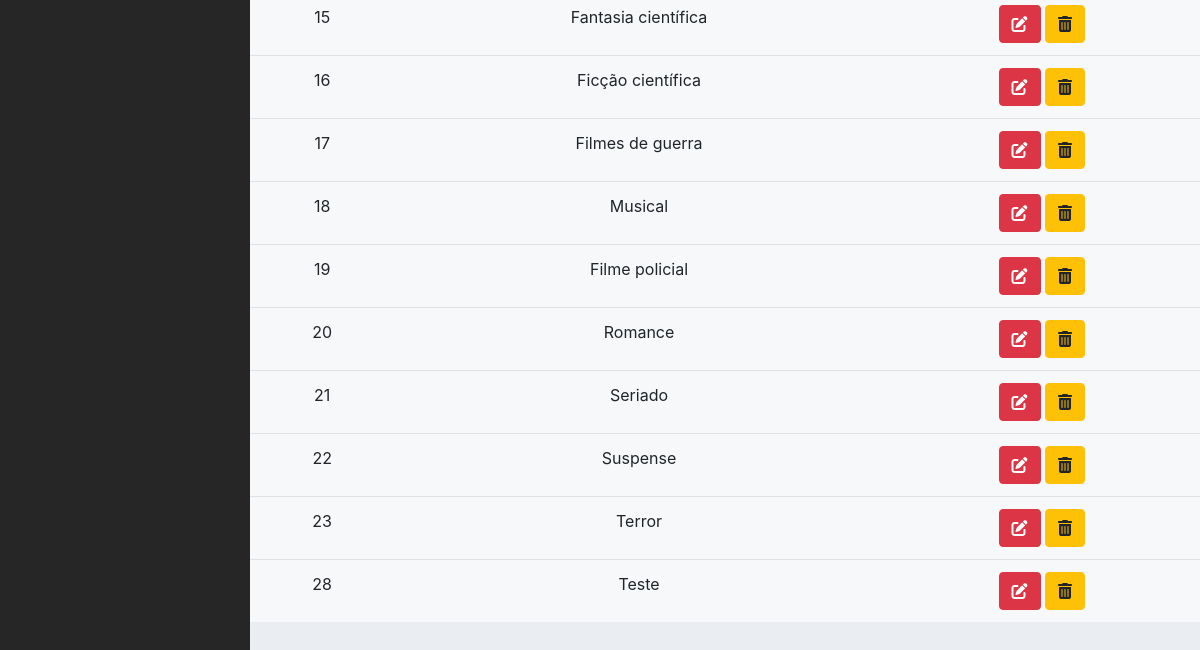
Before: /admin/genero.php (signed in, lower part) with the older database file.
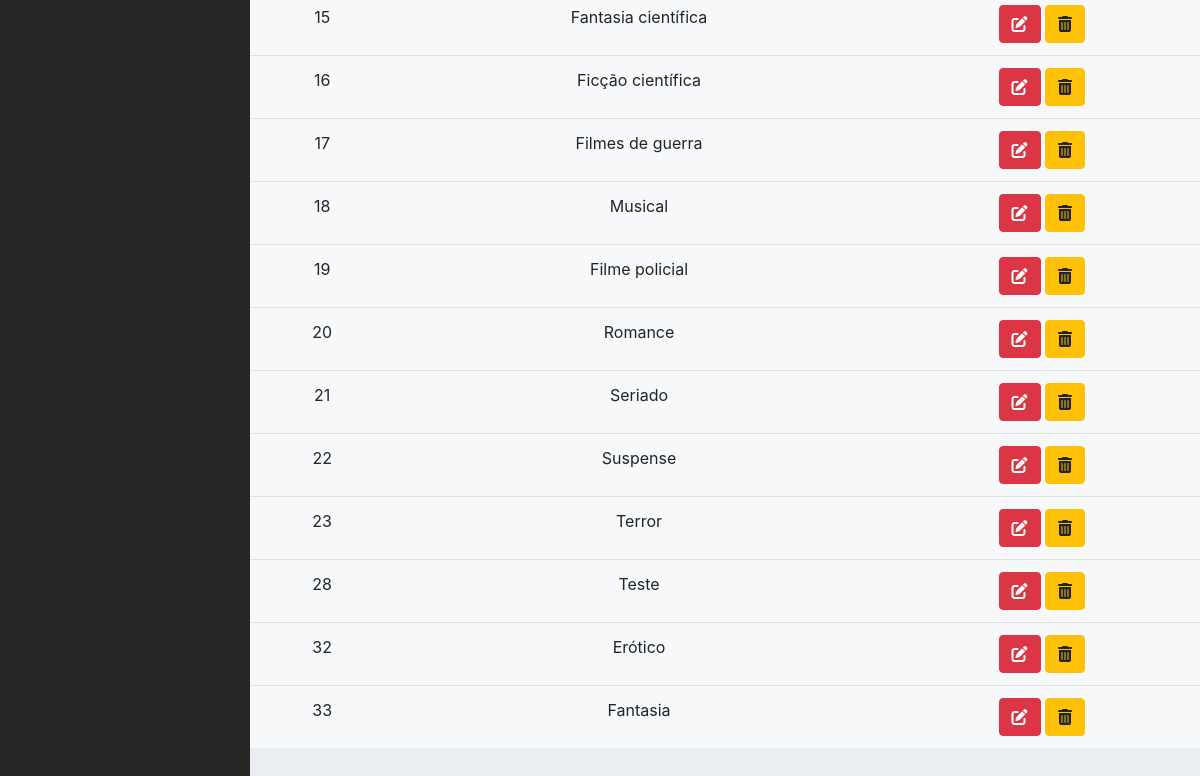
After: the same page with the newer database file.
### tables this page shows
CREATE TABLE `genero` (
  `id` int NOT NULL AUTO_INCREMENT,
  `nome` varchar(100) NOT NULL,
  PRIMARY KEY (`id`)
);

### admin/classes/Conexao.php (called while the page is built, shortened)
<?php
class Conexao
{
	private $host;
	private $user;
	private $password;
	public function __construct() {
		$this->host = 'mysql:host=localhost;dbname=pipoca_doce';
		$this->user = 'root';
		$this->password = 'root';
	}
	public function conectar() {
		try {
			$conn = new PDO(
				$this->host,
				$this->user,
				$this->password,
				array(
					PDO::ATTR_ERRMODE => PDO::ERRMODE_EXCEPTION,
					PDO::MYSQL_ATTR_INIT_COMMAND => "SET NAMES utf8"
				)
			);
			return $conn;
		} catch (PDOException $e) {
			echo 'Erro na conexao. Erro reportado: ' . $e->getMessage();
			exit;
		}
	}
}

### admin/classes/GeneroDAO.php (called while the page is built, shortened)
<?php
require_once 'Model.php';
class GeneroDAO extends Model
{
	public function __construct()
	{
		$this->tabela = 'genero';
		$this->class = 'Genero';
	}
	public function listar($pesquisa = '')
	{
		if ($pesquisa != '') {
            $sql = "SELECT * FROM {$this->tabela}
                    WHERE nome like '%{$pesquisa}%'
                        OR nome like '%{$pesquisa}%'";
		} else {
			$sql = "SELECT * FROM {$this->tabela}";
		}
		$stmt = $this->db->prepare($sql);
		$stmt->setFetchMode(PDO::FETCH_CLASS, $this->class);
		$stmt->execute();
		return $stmt->fetchAll();
	}
}

### admin/classes/Model.php (called while the page is built, shortened)
<?php
require 'Conexao.php';
class Model
{
	public function __construct()
	{
		$conexao = new Conexao();
		$this->db = $conexao->conectar();
	}
}

### admin/classes/Genero.php (called while the page is built, shortened)
<?php
class Genero
{
	private $id;
	private $nome;
    public function getId()
    {
        return $this->id;
    }
    public function getNome()
    {
        return $this->nome;
    }
}

### admin/genero.php (the view, shortened to what this page needs)
<?php include './layout/header.php';?>
<?php include './layout/menu.php';?>
<?php
require 'classes/Genero.php';
require 'classes/GeneroDAO.php';
$generoDAO = new GeneroDAO();
$generos = $generoDAO->listar();
if(isset($_GET['pesquisa']) && $_GET['pesquisa'] != '') {
	$generos = $generoDAO->listar($_GET['pesquisa']);
} else {
	$generos = $generoDAO->listar();
}
?>
<div class="row">
	<table class="table table-hover ttable-responsive-lg">
		<tbody>
			<?php foreach ($generos as $genero) { ?>
			<tr>
				<td><?= $genero->getId() ?></td>
				<td><?= $genero->getNome() ?></td>
				<td>
					<a href="form_genero.php?id=<?= $genero->getId() ?>" class="btn btn-danger">
						<i class="fas fa-edit"></i>
					</a>
					<a href="controle_genero.php?acao=deletar&id=<?= $genero->getId() ?>" class="btn btn-warning" onclick="return confirm('Deseja realmente exluir o gênero?')">
						<i class="fas fa-trash-alt"></i>
					</a>
				</td>
			</tr>
			<?php } ?>
		</tbody>
	</table>
</div>
<?php include './layout/footer.php';?>

Changed rows visible on the page:
added genero: id "32", nome "Erótico"
added genero: id "33", nome "Fantasia"
